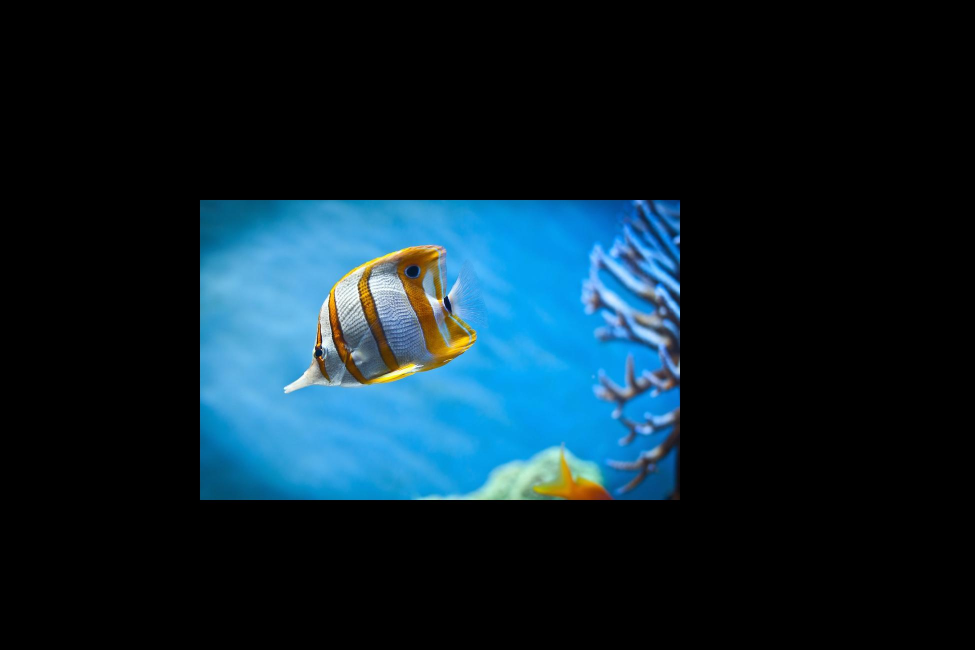
%> input picture A2/img/fish.jpg, 1950 x 1300 px (shown at 1/2 size)
$ octave poisson_blending.m   (GNU Octave 9; MATLAB toolbox functions it lacks are replaced by stand-ins)
%> lines starting %> are read from the running program, lines starting %| are printed output that depends on the picture; in (x1, y1, x2, y2) boxes, pixels count from 0 and x2, y2 are one past the last pixel; in counts of white or black regions, pixels touching at a corner belong together; the program's own positions count from 1
src = imread('../img/fish.jpg');
%> src is the input picture: size 1300x1950x3 uint8; mean R, G, B 12.7, 33.9, 45
dst = imread('../img/underwater.jpg');
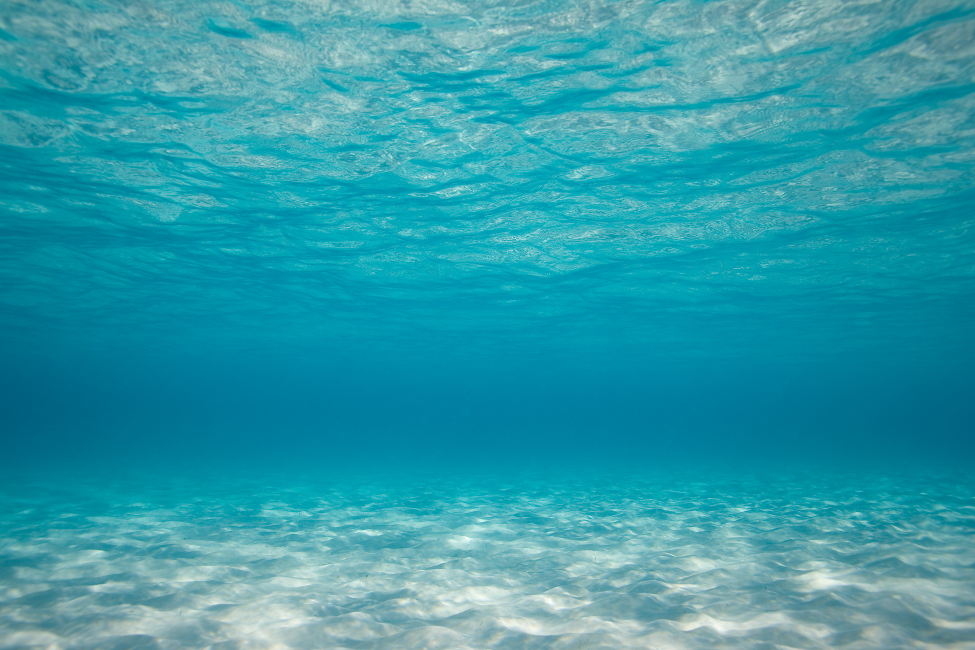
%> input picture A2/img/underwater.jpg, 1950 x 1300 px (shown at 1/2 size)
%> dst is the input picture: size 1300x1950x3 uint8; mean R, G, B 48.4, 154.6, 169.7

w = size(src, 1);
%> w = 1300
h = size(src, 2);
%> h = 1950

mask = zeros(w, h);

mask(450:850, 550:1000) = 1;
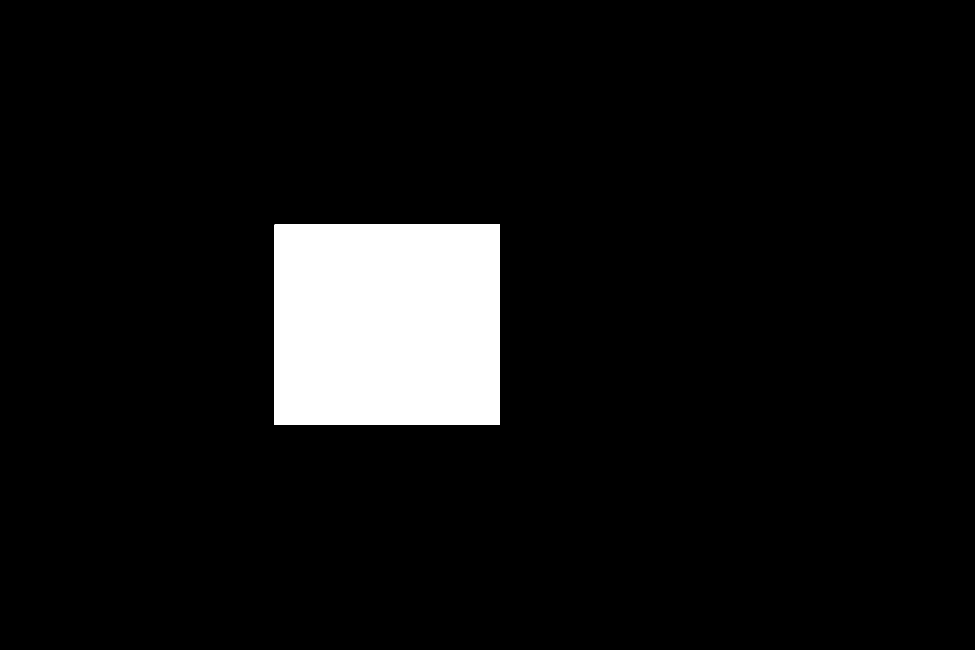
%> mask: size 1300x1950 double (shown at 1/2 size); values 0 (black) and 1 (white), 7.1% white; 1 white region, box (x1, y1, x2, y2) and area: (549, 449, 1000, 850) 180851

%> (the run ends here)
